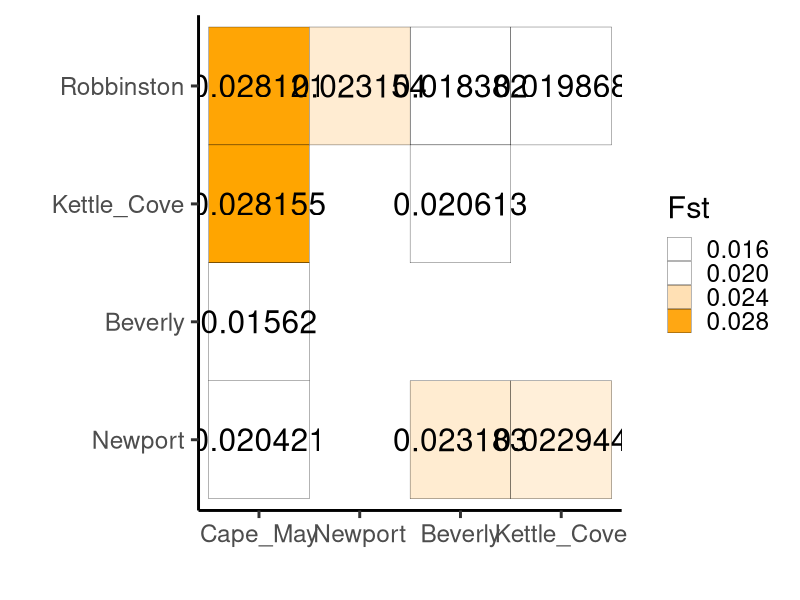

Here is the R script that generated this plot: (Note: this script raises an error after producing the figure.)
# making fst correlation plot

library(tidyverse)
library(corrplot)

data = read.csv("fst_cleaned.csv") %>%
  mutate(Y = factor(Y, levels = c("Cape_May", "Newport", "Beverly", "Kettle_Cove", "Robbinston"))) %>%
  mutate(X = factor(X, levels = c("Cape_May", "Newport", "Beverly", "Kettle_Cove", "Robbinston")))

ggplot(data, aes(X, Y, fill= value)) + 
  geom_tile((aes(fill = value)), colour="black")+
  geom_text(aes(label = value),size=8 ) +
  theme_classic(base_size = 22)+
  scale_fill_gradient2(low = "white", high="orange", midpoint = 0.0218875) +
  guides(fill=guide_legend(title="Fst"))+
  xlab(label = "")+ ylab(label="")

  corrplot(data, method = "circle", 
         type = "upper", 
         order="alphabet", #hierarchical clustering order of factors
         tl.col="black", tl.srt=45, #text label color and rotation
        # p.mat = time30dip_p.mat, sig.level = 0.05, insig = "blank" #combine with significance
         #title = "T30" #can add title, but adds it really high for some reason
) 
